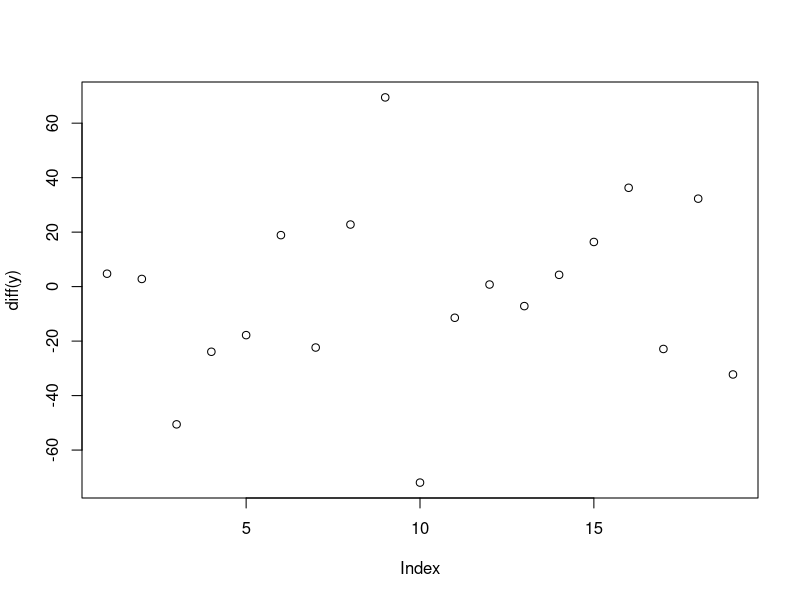
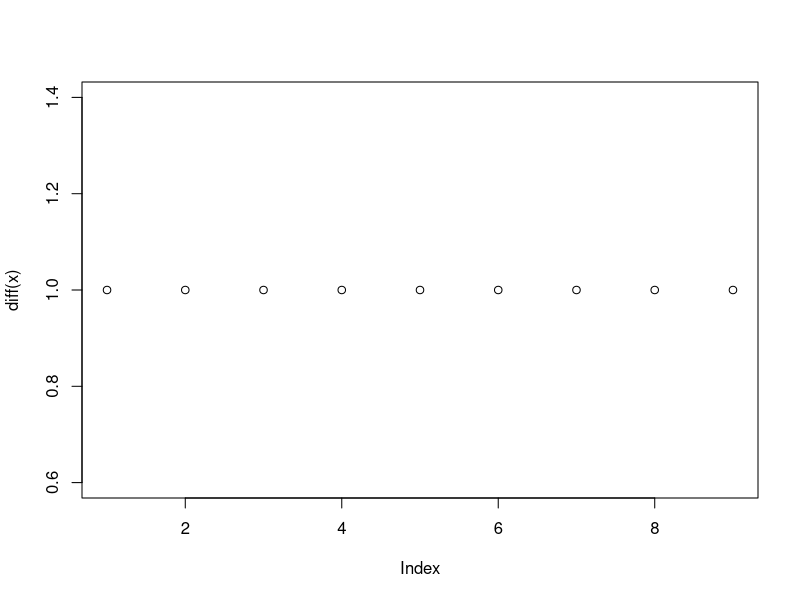
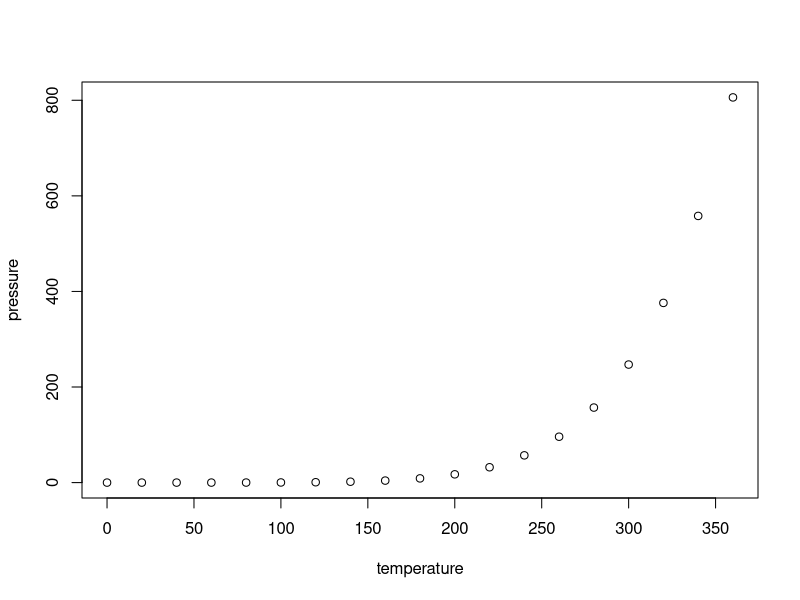

Write R code to recreate these figures, in order.
## ---- chunk 1
knitr::opts_chunk$set(echo = TRUE)

x <- seq(1,10, by = 1)
y <- runif(20, min = 1, max = 100)
plot(diff(y) )
plot(diff (x))
## ---- chunk 2
summary(cars)
## ---- chunk 3
plot(pressure)
